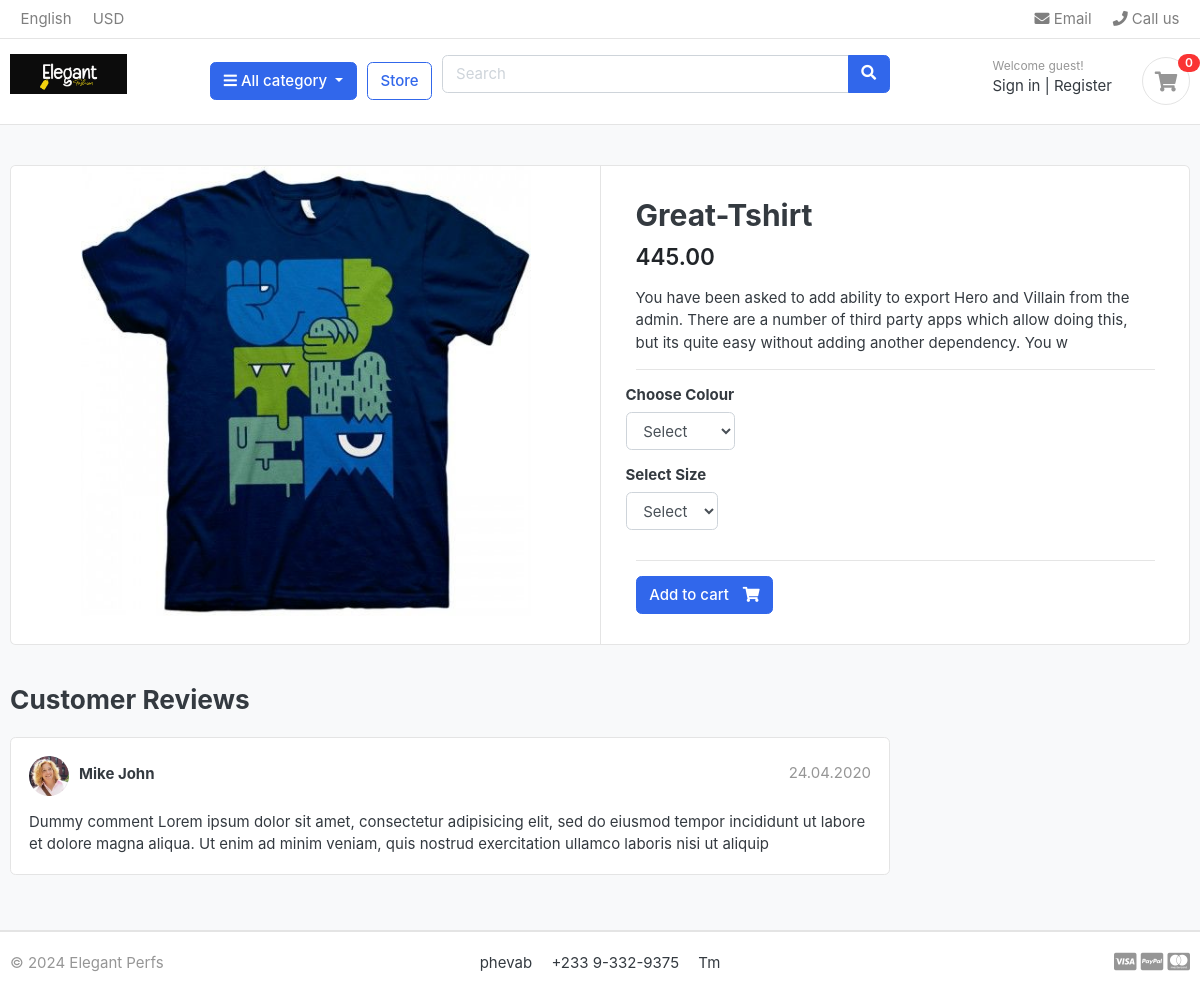
The app's page /store/category/shirt/great-tshirt/ with its own data.
### store/models.py (models this page shows, shortened)
class Product(models.Model):
    product_name = models.CharField(max_length=200, unique=True)
    slug = models.SlugField(max_length=200, unique=True)
    description = models.TextField(max_length=200, unique=True)
    price = MoneyField(max_digits=10, decimal_places=2, default_currency='GHC')
    old_price = MoneyField(max_digits=10, decimal_places=2, default_currency='GHC')
    images = models.ImageField(upload_to='photos/products')
    is_available = models.BooleanField(default=True)
    category = models.ForeignKey(Category, on_delete=models.CASCADE )
    stock = models.PositiveIntegerField(default=0)
    created_date = models.DateTimeField(auto_now_add=True)
    modified_date = models.DateTimeField(auto_now=True)

### store/views.py (the view)
# urls.py: path('category/<slug:category_slug>/<slug:product_slug>/',views.product_detail, name='product_detail'),
def product_detail(request, category_slug, product_slug):
    try:
        single_product = Product.objects.get(category__slug=category_slug, slug=product_slug)
        in_cart = CartItem.objects.filter(cart__cart_id = _cart_id(request), product=single_product).exists()
    except Exception as e:
        raise e
    context={
        'single_product':single_product,
        'in_cart' : in_cart
    }
    return render(request, 'product_detail.html', context)

### carts/context_processors.py (called while the page is built)
def counter(request):
    cart_count = 0
    if 'admin' in request.path:
        return{}
    else:
        try:
            cart = Cart.objects.filter(cart_id = _cart_id(request))
            cart_items = CartItem.objects.all().filter(cart=cart[:1])
            for cart_item in cart_items:
                cart_count = cart_count + cart_item.quantity
        except Cart.DoesNotExist:
            cart_count = 0
    return dict(cart_count=cart_count)

### carts/views.py (called while the page is built)
def _cart_id(request):
    cart = request.session.session_key
    if not cart:
        cart = request.session.create()
    return cart

### category/context_processors.py (called while the page is built)
def menu_links(request):
    links = Category.objects.all()
    return dict(links=links)

### category/models.py (called while the page is built)
    def get_url(self):
        return reverse('products_by_category',args=[self.slug])

### store/models.py (called while the page is built)
    def colours(self):
        return super(VariationManager, self).filter(variation_category = 'colour', is_active = True)

    def sizes(self):
        return super(VariationManager, self).filter(variation_category = 'size', is_active = True)

### templates/product_detail.html (shortened to what this page needs)
{% extends 'base.html' %} {% load static %} {% block content %}
<section class="section-content padding-y bg">
  <div class="container">
    <div class="card">
      <div class="row no-gutters">
        <aside class="col-md-6">
          <article class="gallery-wrap">
            <div class="img-big-wrap">
              <a href="{{product.get_url}}">
                <img src="{{single_product.images.url}}" />
              </a>
            </div>
          </article>
        </aside>
        <main class="col-md-6 border-left">
          <form action="{% url 'add_cart' single_product.id %}" method="POST">
            <article class="content-body">
              <h2 class="title">{{single_product.product_name}}</h2>
              <div class="mb-3">
                <var class="price h4">{{single_product.price}}</var>
              </div>
              <p>{{single_product.description}}</p>
              <hr />
              <div class="row">
                <div class="item-option-select">
                  <h6>Choose Colour</h6>
                  <select name="Colour" class="form-control">
                    <option value="" disabled selected>Select</option>
                  </select>
                </div>
              </div>
              <div class="row">
                <div class="item-option-select">
                  <h6>Select Size</h6>
                  <select name="size" class="form-control">
                    <option value="" disabled selected>Select</option>
                  </select>
                </div>
              </div>
              <hr />
              {% if single_product.stock <= 0 %}
              <h5 class="text-danger">Out Of stalk</h5>
              {% else %}
              <button type="submit " class="btn btn-primary">
                <span class="text">Add to cart</span>
                <i class="fas fa-shopping-cart"></i>
              </button>
              {% endif %}
            </article>
          </form>
        </main>
      </div>
    </div>
    <br />
    <div class="row">
      <div class="col-md-9">
        <header class="section-heading">
          <h3>Customer Reviews</h3>
        </header>
        <article class="box mb-3">
          <div class="icontext w-100">
            <img
              src="{% static './images/avatars/avatar1.jpg' %}"
              class="img-xs icon rounded-circle"
            />
            <div class="text">
              <span class="date text-muted float-md-right">24.04.2020 </span>
              <h6 class="mb-1">Mike John</h6>
            </div>
          </div>
          <div class="mt-3">
            <p>
              Dummy comment Lorem ipsum dolor sit amet, consectetur adipisicing
              elit, sed do eiusmod tempor incididunt ut labore et dolore magna
              aliqua. Ut enim ad minim veniam, quis nostrud exercitation ullamco
              laboris nisi ut aliquip
            </p>
          </div>
        </article>
      </div>
    </div>
  </div>
</section>
{% endblock %}

### static/css/ui.css (style rules this page uses)
html { font-family: "Inter", sans-serif; font-size: 15px; }
.content-body { flex: 1 1 auto; padding: 2rem 2.3rem; }
.img-xs, .img-sm, .img-md, .img-lg { -o-object-fit: cover; object-fit: cover; flex-shrink: 0; flex-grow: 0; }
.img-xs { width: 40px; height: 40px; }
.padding-y { padding-top: 40px; padding-bottom: 40px; }
var { font-style: normal; }
article:after, .form-group:after { display: block; clear: both; content: ""; }
.bg { background-color: #f8f9fa; }
.section-heading { margin-bottom: 20px; margin-top: 15px; }
p:last-child { margin-bottom: 0; }
.btn .text + i { margin-left: 10px; }
.icontext { display: inline-flex; align-items: center; vertical-align: middle; }
.icontext .text { width: 100%; line-height: 1.2; }
.icontext .icon { position: relative; margin-right: 10px; flex-shrink: 0; flex-grow: 0; }
.price { font-weight: 600; color: #212529; }
.box { padding: 18px; background: #fff; border-radius: 0.37rem; border: 1px solid #e4e4e4; }
.box img { max-width: 100%; }
.gallery-wrap .img-big-wrap { margin-bottom: 10px; border-radius: 0.37rem; overflow: hidden; background-color: #fff; }
.gallery-wrap .img-big-wrap a { text-align: center; display: block; }
.gallery-wrap .img-big-wrap img { height: 450px; width: auto; display: inline-block; }
.item-option-select { margin-bottom: 1rem; display: inline-block; margin-right: 15px; }

### records on screen
Product: images (picture), product_name "Great-Tshirt", price "445.00", description "You have been asked to add ability to export Hero and Villain from the admin. There are a number of third party apps which allow doing this, but its quite easy without adding another dependency. You w"

### other values on screen
{{ cart_count }} "0"
